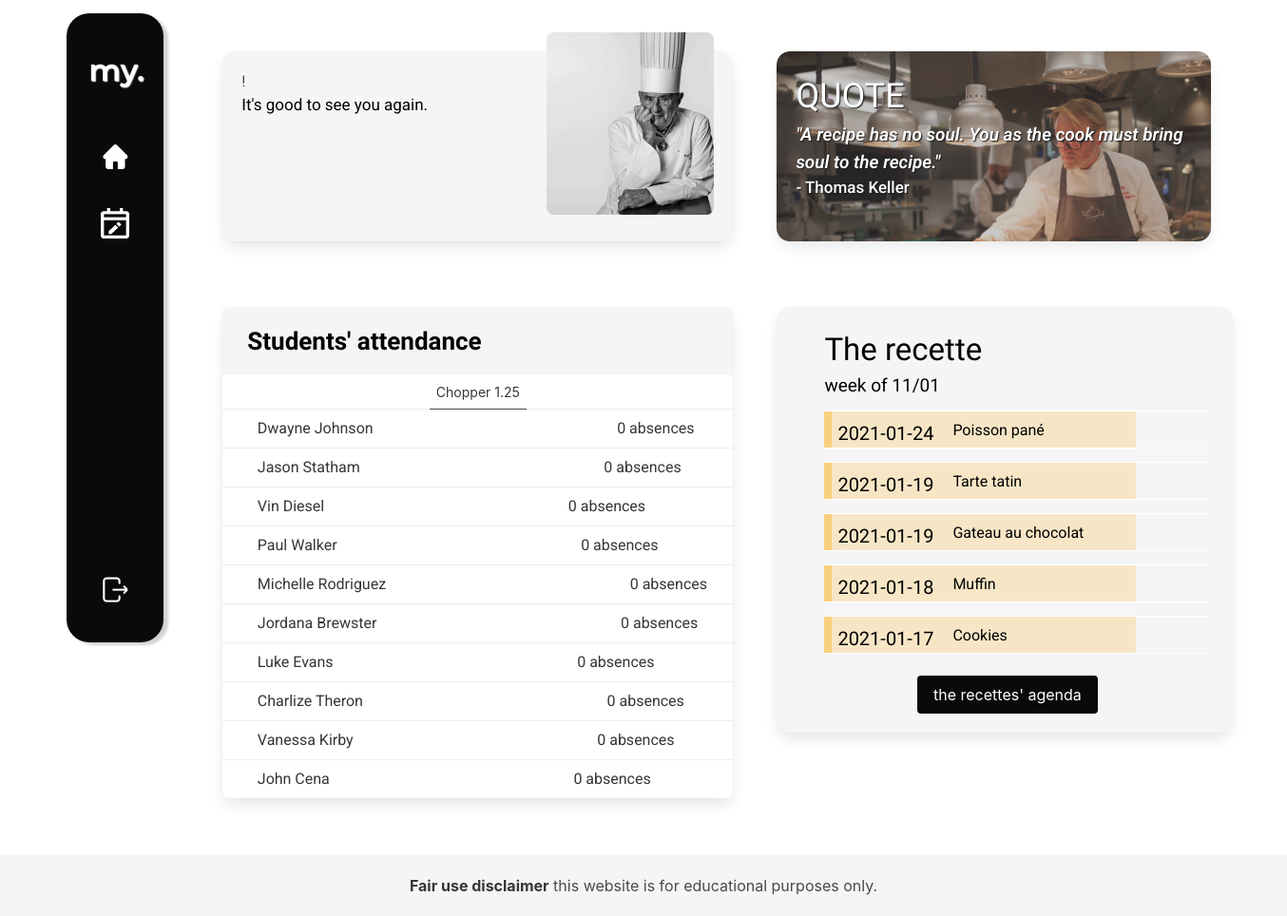
The app's page /chefdashboard.php, older data.
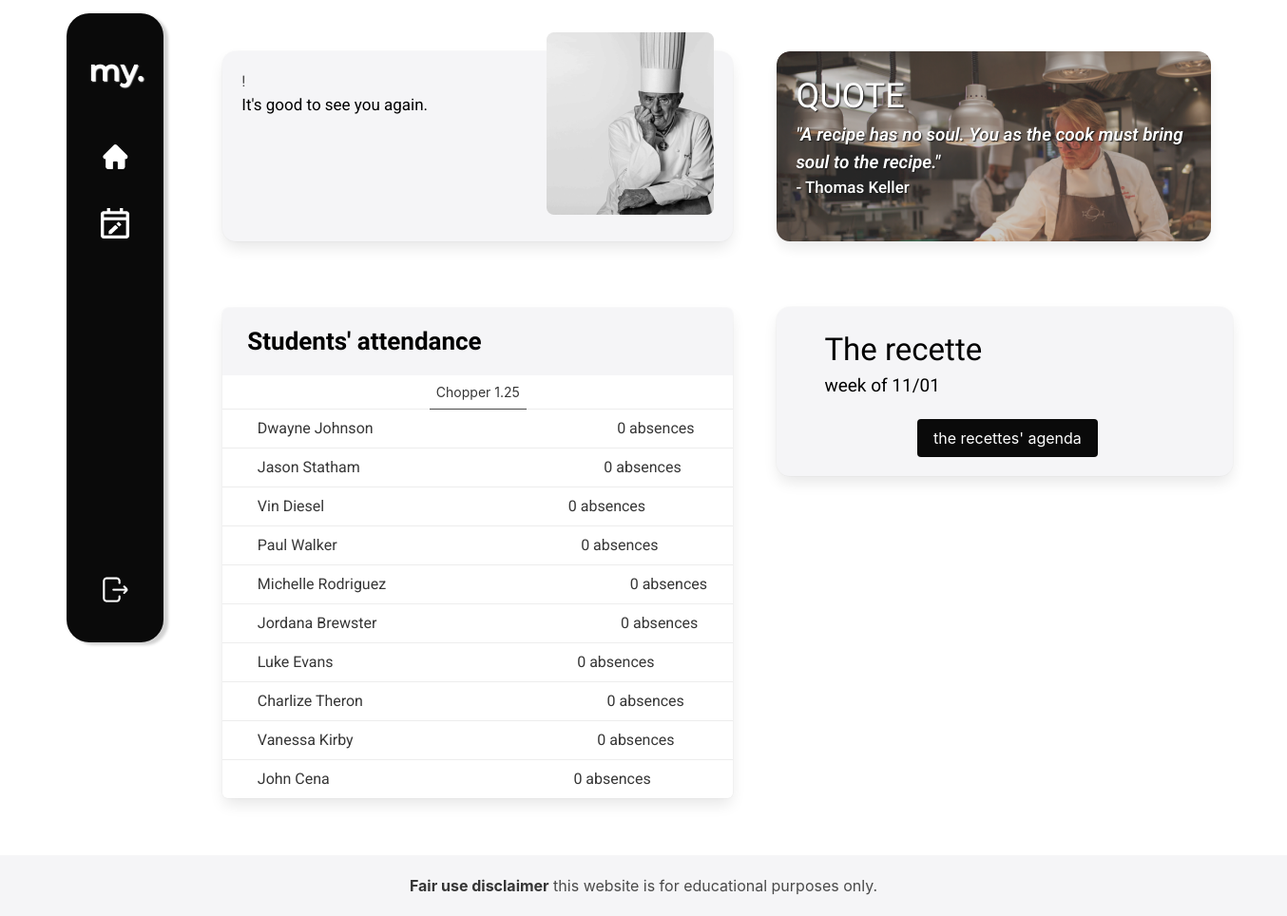
The same page, newer data.
### tables this page shows
CREATE TABLE `recipes` (
  `recipeid` tinyint NOT NULL,
  `recipe_name` varchar(250) NOT NULL,
  `date` date NOT NULL,
  `fk_userid` tinyint NOT NULL
);

### chefdashboard.php (the view, shortened to what this page needs)
<?php
try
{
	$dbbocuse = new PDO('mysql:host=localhost;dbname=xnnujqmj_mybocuse;charset=utf8',$phpmalog, $phpmapasswd);
}
catch(Exception $e)
{
        die('Erreur : '.$e->getMessage());
}
?>
<!DOCTYPE html>
<html>
  <head>
    <link href="dashboard.css" rel="stylesheet">
    <link rel="stylesheet" href="https://cdn.jsdelivr.net/npm/bulma@0.9.1/css/bulma.min.css">
  </head>
  <body>
<div class = studentdashboard>
<div class="tile is-ancestor">
    <div class="tile is-parent is-2" id="paddingmenu" >
      <article class="tile is-child box has-background-black " id="menubar">
        <p class="title" id="titlemenu"> my.</p>
        <figure class="homebutton" id="hombebutton">
        <a href="chefdashboard.php"><img src="./asset/icons/home.png"></a>
      </figure>
      <figure class="calendarbutton" id="calendarbutton">
      <a href='recipe_book_chefs.php'><img src="./asset/icons/calendar.png"></a>
     </figure>
    <figure class="logoutbutton">
      <a href='logout.php'><img src="./asset/icons/logout.png" id="logoutbutton"></a>
      </figure>
      </article>
    </div>
        <div class="tile is-parent is-5 is-vertical" id="leftsidedashboard">
          <div class="tile">
            <article class="tile is-child box" id="namedashboard">
!</p>
              <p class="welcometext">It's good to see you again.</p>
              <figure class="profilepicturechef">
                  <img src="./asset/images/chefdashboard.png">
            </figure>
            </article>
          </div>
          <div class="studentsinfo">
            <nav class="panel">
              <p class="panel-heading" id="titleattendance">
                Students' attendance
              </p>
              <p class="panel-tabs">
                <a class="is-active">Chopper 1.25 </a>
              </p>
              <a class="panel-block">
                <span class="panel-icon">
                </span>
                Dwayne Johnson
                <p class= "numberofabsences"> 0 absences</p>
                  </a>
              <a class="panel-block">
                <span class="panel-icon">
                </span>
                Jason Statham
                <p class= "numberofabsences"> 0 absences</p>
              </a>
              <a class="panel-block">
                <span class="panel-icon">
                </span>
                Vin Diesel
                <p class= "numberofabsences"> 0 absences</p>
              </a>
              <a class="panel-block">
                <span class="panel-icon">
                </span>
                Paul Walker
                <p class= "numberofabsences"> 0 absences</p>
              </a>
              <a class="panel-block">
                <span class="panel-icon">
                </span>
                Michelle Rodriguez
                <p class= "numberofabsences"> 0 absences</p>
              </a>
              <a class="panel-block">
                <span class="panel-icon">
                </span>
                Jordana Brewster
                <p class= "numberofabsences"> 0 absences</p>
              </a>
              <a class="panel-block">
                <span class="panel-icon">
                </span>
                Luke Evans
                <p class= "numberofabsences"> 0 absences</p>
              </a>
              <a class="panel-block">
                <span class="panel-icon">
                </span>
                Charlize Theron
                <p class= "numberofabsences"> 0 absences</p>
              </a>
              <a class="panel-block">
                <span class="panel-icon">
                </span>
                Vanessa Kirby
                <p class= "numberofabsences"> 0 absences</p>
              </a>
              <a class="panel-block">
                <span class="panel-icon">
                </span>
                John Cena
                <p class= "numberofabsences"> 0 absences</p>
              </a>
            </nav>
          </div>
        </div>
          <div class="tile is-parent">
          <div class="tile is-child" >
            <article class="tile is-child box is-8 is-vertical" id=quotedashboard>
              <p class="quotetitle">QUOTE </p>
              <p class="quote">"A recipe has no soul. You as the cook must bring soul to the recipe."</p>
              <div class="author">
                <p> - Thomas Keller </p>
              </div>
            </article>
            <div class="tile is-child" id=chefdashboardtherecette>
                <article class="tile is-child box" id=therecetteradius>
                  <p class="therecettetitle">The recette</p>
                  <p class="weekrecette">week of 11/01</p>
                  <ul>
                  <?php
            $crecipe_req = $dbbocuse->prepare('SELECT * FROM recipes ORDER BY date DESC LIMIT 5');
            $crecipe_req->execute(array());
  while ($donnees_crecipe = $crecipe_req->fetch())
  {
      ?>
              <li>
                        <div class="recetteoftheday">
                            <p class= "dayoftheweek"><?php echo $donnees_crecipe['date'];?></p>
                            <p class= "recipe"><?php echo $donnees_crecipe['recipe_name'];?></p>
                        </div>
                        <img src="./asset/images/Yellow.png" class="yellowsticker">
                    </li>
<?php
}$crecipe_req->closeCursor();
?>
                    <a href='recipe_book_chefs.php'> <button class="button is-black" id=agendabutton>the recettes' agenda</button>
                    </a>
                   </ul>
                </article>
              </div>
            </div>
        </div>
    </div>
          </div>
<?php
    include("footer.php");
    ?>
  </body>
</html>

### footer.php
<footer>
    <div class="content has-text-centered">
      <p class="footertext">
        <strong>Fair use disclaimer</strong> this website is for educational purposes only.
      </p>
    </div>
  </footer>

### dashboard.css (style rules this page uses)
.studentdashboard { padding-left: 50px; padding-top: 4%; margin-right: -11%; }
#paddingmenu { padding-left: 32.34px; width: 152px; margin-top: -2.7%; }
#menubar { height: 662px; color: white; border-radius: 24px; box-shadow: 5px 3px 3px lightgrey; position: fixed; }
#titlemenu { color: white; font-family: 'Montserrat', sans-serif; margin-left: 3px; margin-top: 22px; text-shadow: 1px 1px 1.2px white; }
.homebutton { margin-top: 60px; text-align: center; cursor: pointer; }
.calendarbutton { padding-top: 35px; text-align: center; cursor: pointer; }
.logoutbutton { margin-top: 350px; text-align: center; cursor: pointer; }
#leftsidedashboard { padding-left: 3%; padding-right: 2.3%; }
#namedashboard { height: 200px; background-color: #F5F5F7; font-family: 'Baloo Bhai 2', cursive; border-radius: 14px; }
.welcometext { color: black; font-family: 'Roboto', sans-serif; font-size: 17px; font-weight: 400; }
.profilepicturechef { float: right; margin-top: -18%; }
#quotedashboard { height: 200px; border-radius: 14px; background-image: url(./asset/images/quotebg.png); opacity: 0.9; }
.quotetitle { font-size: 36px; font-family: 'Baloo Bhai 2', cursive; font-size: 36px; color: white; text-shadow: 1px 1px 1.2px black; }
.quote { color: white; font-family: 'Roboto', sans-serif; font-style: italic; font-weight: 600; font-size: 19px; text-shadow: 1px 1px 1.2px black; }
.author { font-family: 'Roboto', sans-serif; font-size: 17px; color: white; font-weight: 500; text-shadow: 1px 1px 1.2px black; }
#titleattendance { font-family: 'Baloo Bhai 2', cursive; background-color: #F5F5F7; margin-top: 13%; color: black; font-size: 26px; }
.panel-block { font-family: 'Roboto', sans-serif; color: black; }
.numberofabsences { padding-left: 50%; }
#chefdashboardtherecette { width: 480px; height: 470px; margin-top: 19%; padding-top: 10%; }
.therecettetitle { font-family: 'Baloo Bhai 2', cursive; font-size: 33px; color: black; margin-left: 30px; }
.weekrecette { font-family: 'Roboto', sans-serif; color:black; font-size: 19px; padding-bottom: 20px; margin-left: 30px; }
#therecetteradius { border-radius: 14px; background-color: #F5F5F7; }
#agendabutton { margin-left: 29%; }
footer { width:100vw; margin-top: 60px; padding-top: 20px; padding-bottom: 20px; background-color: #F5F5F7; }
.dayoftheweek { float: left; font-family: 'Baloo Bhai 2', cursive; color: black; font-size: 20px; }
.recipe { float: right; font-family: 'Roboto', sans-serif; color: black; margin-left: 20px; }
.recetteoftheday { position: absolute; margin-left: 44px; }
.yellowsticker { margin-left: 30px; margin-top: -9px; }

Row changes from the older to the newer data that the page shows:
removed recipes: date "2021-01-24", recipe_name "Poisson pané"
removed recipes: date "2021-01-19", recipe_name "Tarte tatin"
removed recipes: date "2021-01-19", recipe_name "Gateau au chocolat"
removed recipes: date "2021-01-18", recipe_name "Muffin"
removed recipes: date "2021-01-17", recipe_name "Cookies"
